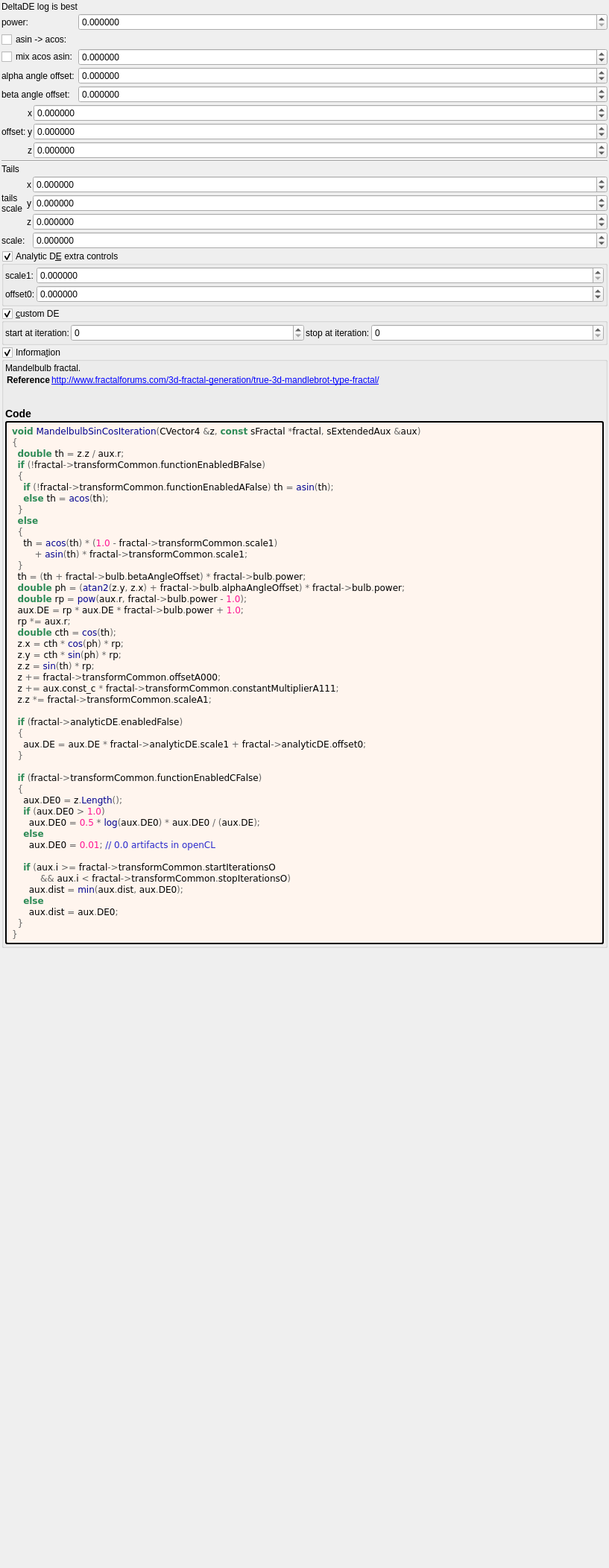
<?xml version="1.0" encoding="UTF-8"?>
<ui version="4.0">
 <class>Form</class>
 <widget class="QWidget" name="Form">
  <property name="geometry">
   <rect>
    <x>0</x>
    <y>0</y>
    <width>817</width>
    <height>2104</height>
   </rect>
  </property>
  <property name="windowTitle">
   <string notr="true">mandelbulb_sin_cos</string>
  </property>
  <layout class="QVBoxLayout" name="verticalLayout">
   <property name="spacing">
    <number>2</number>
   </property>
   <property name="leftMargin">
    <number>2</number>
   </property>
   <property name="topMargin">
    <number>2</number>
   </property>
   <property name="rightMargin">
    <number>2</number>
   </property>
   <property name="bottomMargin">
    <number>2</number>
   </property>
   <item>
    <widget class="QLabel" name="label_44">
     <property name="text">
      <string notr="true">DeltaDE log is best</string>
     </property>
    </widget>
   </item>
   <item>
    <layout class="QGridLayout" name="gridLayout" columnstretch="0,1">
     <property name="spacing">
      <number>2</number>
     </property>
     <item row="1" column="1">
      <widget class="MyDoubleSpinBox" name="spinbox_power">
       <property name="sizePolicy">
        <sizepolicy hsizetype="Minimum" vsizetype="Maximum">
         <horstretch>0</horstretch>
         <verstretch>0</verstretch>
        </sizepolicy>
       </property>
       <property name="prefix">
        <string/>
       </property>
       <property name="suffix">
        <string/>
       </property>
       <property name="decimals">
        <number>6</number>
       </property>
       <property name="minimum">
        <double>0.000000000000000</double>
       </property>
       <property name="maximum">
        <double>99.989999999999995</double>
       </property>
       <property name="singleStep">
        <double>0.100000000000000</double>
       </property>
      </widget>
     </item>
     <item row="2" column="0">
      <widget class="MyCheckBox" name="checkBox_transf_function_enabledA_false">
       <property name="text">
        <string>asin -&gt; acos:</string>
       </property>
      </widget>
     </item>
     <item row="1" column="0">
      <widget class="QLabel" name="label_42">
       <property name="text">
        <string notr="true">power:</string>
       </property>
      </widget>
     </item>
     <item row="5" column="1">
      <widget class="MyDoubleSpinBox" name="spinboxd_beta_angle_offset">
       <property name="sizePolicy">
        <sizepolicy hsizetype="Minimum" vsizetype="Maximum">
         <horstretch>0</horstretch>
         <verstretch>0</verstretch>
        </sizepolicy>
       </property>
       <property name="prefix">
        <string/>
       </property>
       <property name="suffix">
        <string/>
       </property>
       <property name="decimals">
        <number>6</number>
       </property>
       <property name="minimum">
        <double>-36000.000000000000000</double>
       </property>
       <property name="maximum">
        <double>36000.000000000000000</double>
       </property>
       <property name="singleStep">
        <double>0.100000000000000</double>
       </property>
      </widget>
     </item>
     <item row="5" column="0">
      <widget class="QLabel" name="label_9">
       <property name="text">
        <string>beta angle offset:</string>
       </property>
      </widget>
     </item>
     <item row="4" column="1">
      <widget class="MyDoubleSpinBox" name="spinboxd_alpha_angle_offset">
       <property name="sizePolicy">
        <sizepolicy hsizetype="Minimum" vsizetype="Maximum">
         <horstretch>0</horstretch>
         <verstretch>0</verstretch>
        </sizepolicy>
       </property>
       <property name="prefix">
        <string/>
       </property>
       <property name="suffix">
        <string/>
       </property>
       <property name="decimals">
        <number>6</number>
       </property>
       <property name="minimum">
        <double>-36000.000000000000000</double>
       </property>
       <property name="maximum">
        <double>36000.000000000000000</double>
       </property>
       <property name="singleStep">
        <double>0.100000000000000</double>
       </property>
      </widget>
     </item>
     <item row="4" column="0">
      <widget class="QLabel" name="label_8">
       <property name="text">
        <string>alpha angle offset:</string>
       </property>
      </widget>
     </item>
     <item row="3" column="1">
      <widget class="MyDoubleSpinBox" name="spinbox_transf_scale_1">
       <property name="sizePolicy">
        <sizepolicy hsizetype="Minimum" vsizetype="Maximum">
         <horstretch>0</horstretch>
         <verstretch>0</verstretch>
        </sizepolicy>
       </property>
       <property name="prefix">
        <string/>
       </property>
       <property name="suffix">
        <string/>
       </property>
       <property name="decimals">
        <number>6</number>
       </property>
       <property name="minimum">
        <double>-36000.000000000000000</double>
       </property>
       <property name="maximum">
        <double>36000.000000000000000</double>
       </property>
       <property name="singleStep">
        <double>0.100000000000000</double>
       </property>
      </widget>
     </item>
     <item row="3" column="0">
      <widget class="MyCheckBox" name="checkBox_transf_function_enabledB_false">
       <property name="text">
        <string>mix acos asin:</string>
       </property>
      </widget>
     </item>
    </layout>
   </item>
   <item>
    <layout class="QGridLayout" name="gridLayout_14" columnstretch="0,0,1">
     <property name="spacing">
      <number>2</number>
     </property>
     <item row="2" column="2">
      <widget class="MyDoubleSpinBox" name="spinbox3_transf_offsetA_000_z">
       <property name="sizePolicy">
        <sizepolicy hsizetype="Minimum" vsizetype="Maximum">
         <horstretch>0</horstretch>
         <verstretch>0</verstretch>
        </sizepolicy>
       </property>
       <property name="prefix">
        <string/>
       </property>
       <property name="suffix">
        <string/>
       </property>
       <property name="decimals">
        <number>6</number>
       </property>
       <property name="minimum">
        <double>-99.989999999999995</double>
       </property>
       <property name="maximum">
        <double>99.989999999999995</double>
       </property>
       <property name="singleStep">
        <double>0.100000000000000</double>
       </property>
      </widget>
     </item>
     <item row="1" column="2">
      <widget class="MyDoubleSpinBox" name="spinbox3_transf_offsetA_000_y">
       <property name="sizePolicy">
        <sizepolicy hsizetype="Minimum" vsizetype="Maximum">
         <horstretch>0</horstretch>
         <verstretch>0</verstretch>
        </sizepolicy>
       </property>
       <property name="prefix">
        <string/>
       </property>
       <property name="suffix">
        <string/>
       </property>
       <property name="decimals">
        <number>6</number>
       </property>
       <property name="minimum">
        <double>-99.989999999999995</double>
       </property>
       <property name="maximum">
        <double>99.989999999999995</double>
       </property>
       <property name="singleStep">
        <double>0.100000000000000</double>
       </property>
      </widget>
     </item>
     <item row="0" column="2">
      <widget class="MyDoubleSpinBox" name="spinbox3_transf_offsetA_000_x">
       <property name="sizePolicy">
        <sizepolicy hsizetype="Minimum" vsizetype="Maximum">
         <horstretch>0</horstretch>
         <verstretch>0</verstretch>
        </sizepolicy>
       </property>
       <property name="prefix">
        <string/>
       </property>
       <property name="suffix">
        <string/>
       </property>
       <property name="decimals">
        <number>6</number>
       </property>
       <property name="minimum">
        <double>-99.989999999999995</double>
       </property>
       <property name="maximum">
        <double>99.989999999999995</double>
       </property>
       <property name="singleStep">
        <double>0.100000000000000</double>
       </property>
      </widget>
     </item>
     <item row="0" column="1">
      <widget class="QLabel" name="label_114">
       <property name="text">
        <string notr="true">x</string>
       </property>
      </widget>
     </item>
     <item row="1" column="1">
      <widget class="QLabel" name="label_120">
       <property name="text">
        <string notr="true">y</string>
       </property>
      </widget>
     </item>
     <item row="2" column="1">
      <widget class="QLabel" name="label_121">
       <property name="text">
        <string notr="true">z</string>
       </property>
      </widget>
     </item>
     <item row="0" column="0" rowspan="3">
      <widget class="QLabel" name="label_263">
       <property name="text">
        <string>offset:</string>
       </property>
      </widget>
     </item>
    </layout>
   </item>
   <item>
    <widget class="Line" name="line">
     <property name="orientation">
      <enum>Qt::Horizontal</enum>
     </property>
    </widget>
   </item>
   <item>
    <widget class="QLabel" name="label_46">
     <property name="text">
      <string notr="true">Tails</string>
     </property>
    </widget>
   </item>
   <item>
    <layout class="QGridLayout" name="gridLayout_15" columnstretch="0,0,1">
     <property name="spacing">
      <number>2</number>
     </property>
     <item row="0" column="0" rowspan="3">
      <widget class="QLabel" name="label_264">
       <property name="text">
        <string>tails
scale</string>
       </property>
      </widget>
     </item>
     <item row="0" column="1">
      <widget class="QLabel" name="label_115">
       <property name="text">
        <string notr="true">x</string>
       </property>
      </widget>
     </item>
     <item row="0" column="2">
      <widget class="MyDoubleSpinBox" name="spinbox3_transf_scale3D_111_x">
       <property name="sizePolicy">
        <sizepolicy hsizetype="Minimum" vsizetype="Maximum">
         <horstretch>0</horstretch>
         <verstretch>0</verstretch>
        </sizepolicy>
       </property>
       <property name="prefix">
        <string/>
       </property>
       <property name="suffix">
        <string/>
       </property>
       <property name="decimals">
        <number>6</number>
       </property>
       <property name="minimum">
        <double>-99.989999999999995</double>
       </property>
       <property name="maximum">
        <double>99.989999999999995</double>
       </property>
       <property name="singleStep">
        <double>0.100000000000000</double>
       </property>
      </widget>
     </item>
     <item row="2" column="2">
      <widget class="MyDoubleSpinBox" name="spinbox3_transf_scale3D_111_z">
       <property name="sizePolicy">
        <sizepolicy hsizetype="Minimum" vsizetype="Maximum">
         <horstretch>0</horstretch>
         <verstretch>0</verstretch>
        </sizepolicy>
       </property>
       <property name="prefix">
        <string/>
       </property>
       <property name="suffix">
        <string/>
       </property>
       <property name="decimals">
        <number>6</number>
       </property>
       <property name="minimum">
        <double>-99.989999999999995</double>
       </property>
       <property name="maximum">
        <double>99.989999999999995</double>
       </property>
       <property name="singleStep">
        <double>0.100000000000000</double>
       </property>
      </widget>
     </item>
     <item row="1" column="1">
      <widget class="QLabel" name="label_122">
       <property name="text">
        <string notr="true">y</string>
       </property>
      </widget>
     </item>
     <item row="1" column="2">
      <widget class="MyDoubleSpinBox" name="spinbox3_transf_scale3D_111_y">
       <property name="sizePolicy">
        <sizepolicy hsizetype="Minimum" vsizetype="Maximum">
         <horstretch>0</horstretch>
         <verstretch>0</verstretch>
        </sizepolicy>
       </property>
       <property name="prefix">
        <string/>
       </property>
       <property name="suffix">
        <string/>
       </property>
       <property name="decimals">
        <number>6</number>
       </property>
       <property name="minimum">
        <double>-99.989999999999995</double>
       </property>
       <property name="maximum">
        <double>99.989999999999995</double>
       </property>
       <property name="singleStep">
        <double>0.100000000000000</double>
       </property>
      </widget>
     </item>
     <item row="2" column="1">
      <widget class="QLabel" name="label_123">
       <property name="text">
        <string notr="true">z</string>
       </property>
      </widget>
     </item>
     <item row="3" column="2">
      <widget class="MyDoubleSpinBox" name="spinbox_transf_scaleB_1">
       <property name="sizePolicy">
        <sizepolicy hsizetype="Minimum" vsizetype="Maximum">
         <horstretch>0</horstretch>
         <verstretch>0</verstretch>
        </sizepolicy>
       </property>
       <property name="prefix">
        <string/>
       </property>
       <property name="suffix">
        <string/>
       </property>
       <property name="decimals">
        <number>6</number>
       </property>
       <property name="minimum">
        <double>-36000.000000000000000</double>
       </property>
       <property name="maximum">
        <double>36000.000000000000000</double>
       </property>
       <property name="singleStep">
        <double>0.100000000000000</double>
       </property>
      </widget>
     </item>
     <item row="3" column="0">
      <widget class="QLabel" name="label_45">
       <property name="text">
        <string notr="true">scale:</string>
       </property>
      </widget>
     </item>
    </layout>
   </item>
   <item>
    <widget class="MyGroupBox" name="groupCheck_analyticDE_enabled_false">
     <property name="title">
      <string>Analytic D&amp;E extra controls</string>
     </property>
     <property name="checkable">
      <bool>true</bool>
     </property>
     <layout class="QVBoxLayout" name="verticalLayout_12" stretch="0">
      <property name="spacing">
       <number>2</number>
      </property>
      <property name="leftMargin">
       <number>2</number>
      </property>
      <property name="topMargin">
       <number>2</number>
      </property>
      <property name="rightMargin">
       <number>2</number>
      </property>
      <property name="bottomMargin">
       <number>2</number>
      </property>
      <item>
       <layout class="QGridLayout" name="gridLayout_28" columnstretch="0,0,1">
        <property name="spacing">
         <number>2</number>
        </property>
        <item row="0" column="1">
         <widget class="QLabel" name="label_179">
          <property name="text">
           <string>scale1:</string>
          </property>
         </widget>
        </item>
        <item row="0" column="2">
         <widget class="MyDoubleSpinBox" name="spinbox_analyticDE_scale_1">
          <property name="sizePolicy">
           <sizepolicy hsizetype="Minimum" vsizetype="Maximum">
            <horstretch>0</horstretch>
            <verstretch>0</verstretch>
           </sizepolicy>
          </property>
          <property name="prefix">
           <string/>
          </property>
          <property name="suffix">
           <string/>
          </property>
          <property name="decimals">
           <number>6</number>
          </property>
          <property name="minimum">
           <double>0.000000000000000</double>
          </property>
          <property name="maximum">
           <double>99.989999999999995</double>
          </property>
          <property name="singleStep">
           <double>0.010000000000000</double>
          </property>
         </widget>
        </item>
        <item row="1" column="2">
         <widget class="MyDoubleSpinBox" name="spinbox_analyticDE_offset_0">
          <property name="sizePolicy">
           <sizepolicy hsizetype="Minimum" vsizetype="Maximum">
            <horstretch>0</horstretch>
            <verstretch>0</verstretch>
           </sizepolicy>
          </property>
          <property name="prefix">
           <string/>
          </property>
          <property name="suffix">
           <string/>
          </property>
          <property name="decimals">
           <number>6</number>
          </property>
          <property name="minimum">
           <double>-99.989999999999995</double>
          </property>
          <property name="maximum">
           <double>99.989999999999995</double>
          </property>
          <property name="singleStep">
           <double>0.100000000000000</double>
          </property>
         </widget>
        </item>
        <item row="1" column="1">
         <widget class="QLabel" name="label_180">
          <property name="text">
           <string>offset0:</string>
          </property>
         </widget>
        </item>
       </layout>
      </item>
     </layout>
    </widget>
   </item>
   <item>
    <widget class="MyGroupBox" name="groupCheck_transf_function_enabledC_false">
     <property name="title">
      <string>&amp;custom DE</string>
     </property>
     <property name="checkable">
      <bool>true</bool>
     </property>
     <layout class="QVBoxLayout" name="verticalLayout_11" stretch="0">
      <property name="spacing">
       <number>2</number>
      </property>
      <property name="leftMargin">
       <number>2</number>
      </property>
      <property name="topMargin">
       <number>2</number>
      </property>
      <property name="rightMargin">
       <number>2</number>
      </property>
      <property name="bottomMargin">
       <number>2</number>
      </property>
      <item>
       <layout class="QHBoxLayout" name="horizontalLayout_3" stretch="0,1,0,1">
        <item>
         <widget class="QLabel" name="label_76">
          <property name="text">
           <string>start at iteration:</string>
          </property>
         </widget>
        </item>
        <item>
         <widget class="MySpinBox" name="spinboxInt_transf_start_iterations_O">
          <property name="sizePolicy">
           <sizepolicy hsizetype="Minimum" vsizetype="Maximum">
            <horstretch>0</horstretch>
            <verstretch>0</verstretch>
           </sizepolicy>
          </property>
          <property name="minimum">
           <number>0</number>
          </property>
          <property name="maximum">
           <number>999</number>
          </property>
          <property name="value">
           <number>0</number>
          </property>
         </widget>
        </item>
        <item>
         <widget class="QLabel" name="label_60">
          <property name="text">
           <string>stop at iteration:</string>
          </property>
         </widget>
        </item>
        <item>
         <widget class="MySpinBox" name="spinboxInt_transf_stop_iterations_O">
          <property name="sizePolicy">
           <sizepolicy hsizetype="Preferred" vsizetype="Maximum">
            <horstretch>0</horstretch>
            <verstretch>0</verstretch>
           </sizepolicy>
          </property>
          <property name="maximum">
           <number>999</number>
          </property>
         </widget>
        </item>
       </layout>
      </item>
     </layout>
    </widget>
   </item>
   <item>
    <widget class="MyGroupBox" name="groupCheck_info">
     <property name="title">
      <string>Informa&amp;tion</string>
     </property>
     <property name="flat">
      <bool>false</bool>
     </property>
     <property name="checkable">
      <bool>true</bool>
     </property>
     <layout class="QVBoxLayout" name="verticalLayout_2">
      <property name="spacing">
       <number>2</number>
      </property>
      <property name="leftMargin">
       <number>2</number>
      </property>
      <property name="topMargin">
       <number>2</number>
      </property>
      <property name="rightMargin">
       <number>2</number>
      </property>
      <property name="bottomMargin">
       <number>2</number>
      </property>
      <item>
       <widget class="QLabel" name="label_information_general">
        <property name="text">
         <string notr="true">&lt;p&gt;Mandelbulb fractal.&lt;/p&gt;&lt;table&gt;
&lt;tr&gt;&lt;th&gt;Reference&lt;/th&gt;&lt;td&gt;&lt;a href=&quot;http://www.fractalforums.com/3d-fractal-generation/true-3d-mandlebrot-type-fractal/&quot;&gt;http://www.fractalforums.com/3d-fractal-generation/true-3d-mandlebrot-type-fractal/&lt;br&gt;
&lt;/td&gt;&lt;/tr&gt;
&lt;/table&gt;
&lt;h3&gt;Code&lt;/h3&gt;</string>
        </property>
        <property name="wordWrap">
         <bool>true</bool>
        </property>
        <property name="openExternalLinks">
         <bool>true</bool>
        </property>
        <property name="textInteractionFlags">
         <set>Qt::LinksAccessibleByMouse|Qt::TextSelectableByMouse</set>
        </property>
       </widget>
      </item>
      <item>
       <widget class="QLabel" name="label_code_content">
        <property name="styleSheet">
         <string notr="true">border-style: outset; border-width: 2px; border-radius: 3px; border-color: black; background-color: #fff5ee; padding: 4px;</string>
        </property>
        <property name="text">
         <string notr="true">&lt;body style=&quot;background-color:#fff5ee&quot;&gt;
&lt;pre style=&quot;color:#000000; background-color:#fff5ee;  font-family:'Courier New',monospace;&quot;&gt;&lt;span style=&quot;color:#2e8b57; font-weight:bold&quot;&gt;void&lt;/span&gt; &lt;span style=&quot;color:#00008f&quot;&gt;MandelbulbSinCosIteration&lt;/span&gt;&lt;span style=&quot;color:#676767&quot;&gt;(&lt;/span&gt;CVector4 &lt;span style=&quot;color:#676767&quot;&gt;&amp;amp;&lt;/span&gt;z&lt;span style=&quot;color:#676767&quot;&gt;,&lt;/span&gt; &lt;span style=&quot;color:#2e8b57; font-weight:bold&quot;&gt;const&lt;/span&gt; sFractal &lt;span style=&quot;color:#676767&quot;&gt;*&lt;/span&gt;fractal&lt;span style=&quot;color:#676767&quot;&gt;,&lt;/span&gt; sExtendedAux &lt;span style=&quot;color:#676767&quot;&gt;&amp;amp;&lt;/span&gt;aux&lt;span style=&quot;color:#676767&quot;&gt;)&lt;/span&gt;
&lt;span style=&quot;color:#676767&quot;&gt;{&lt;/span&gt;
  &lt;span style=&quot;color:#2e8b57; font-weight:bold&quot;&gt;double&lt;/span&gt; th &lt;span style=&quot;color:#676767&quot;&gt;=&lt;/span&gt; z&lt;span style=&quot;color:#676767&quot;&gt;.&lt;/span&gt;z &lt;span style=&quot;color:#676767&quot;&gt;/&lt;/span&gt; aux&lt;span style=&quot;color:#676767&quot;&gt;.&lt;/span&gt;r&lt;span style=&quot;color:#676767&quot;&gt;;&lt;/span&gt;
  &lt;span style=&quot;color:#2e8b57; font-weight:bold&quot;&gt;if&lt;/span&gt; &lt;span style=&quot;color:#676767&quot;&gt;(!&lt;/span&gt;fractal&lt;span style=&quot;color:#676767&quot;&gt;-&amp;gt;&lt;/span&gt;transformCommon&lt;span style=&quot;color:#676767&quot;&gt;.&lt;/span&gt;functionEnabledBFalse&lt;span style=&quot;color:#676767&quot;&gt;)&lt;/span&gt;
  &lt;span style=&quot;color:#676767&quot;&gt;{&lt;/span&gt;
    &lt;span style=&quot;color:#2e8b57; font-weight:bold&quot;&gt;if&lt;/span&gt; &lt;span style=&quot;color:#676767&quot;&gt;(!&lt;/span&gt;fractal&lt;span style=&quot;color:#676767&quot;&gt;-&amp;gt;&lt;/span&gt;transformCommon&lt;span style=&quot;color:#676767&quot;&gt;.&lt;/span&gt;functionEnabledAFalse&lt;span style=&quot;color:#676767&quot;&gt;)&lt;/span&gt; th &lt;span style=&quot;color:#676767&quot;&gt;=&lt;/span&gt; &lt;span style=&quot;color:#00008f&quot;&gt;asin&lt;/span&gt;&lt;span style=&quot;color:#676767&quot;&gt;(&lt;/span&gt;th&lt;span style=&quot;color:#676767&quot;&gt;);&lt;/span&gt;
    &lt;span style=&quot;color:#2e8b57; font-weight:bold&quot;&gt;else&lt;/span&gt; th &lt;span style=&quot;color:#676767&quot;&gt;=&lt;/span&gt; &lt;span style=&quot;color:#00008f&quot;&gt;acos&lt;/span&gt;&lt;span style=&quot;color:#676767&quot;&gt;(&lt;/span&gt;th&lt;span style=&quot;color:#676767&quot;&gt;);&lt;/span&gt;
  &lt;span style=&quot;color:#676767&quot;&gt;}&lt;/span&gt;
  &lt;span style=&quot;color:#2e8b57; font-weight:bold&quot;&gt;else&lt;/span&gt;
  &lt;span style=&quot;color:#676767&quot;&gt;{&lt;/span&gt;
    th &lt;span style=&quot;color:#676767&quot;&gt;=&lt;/span&gt; &lt;span style=&quot;color:#00008f&quot;&gt;acos&lt;/span&gt;&lt;span style=&quot;color:#676767&quot;&gt;(&lt;/span&gt;th&lt;span style=&quot;color:#676767&quot;&gt;) * (&lt;/span&gt;&lt;span style=&quot;color:#ff1493&quot;&gt;1.0&lt;/span&gt; &lt;span style=&quot;color:#676767&quot;&gt;-&lt;/span&gt; fractal&lt;span style=&quot;color:#676767&quot;&gt;-&amp;gt;&lt;/span&gt;transformCommon&lt;span style=&quot;color:#676767&quot;&gt;.&lt;/span&gt;scale1&lt;span style=&quot;color:#676767&quot;&gt;)&lt;/span&gt;
        &lt;span style=&quot;color:#676767&quot;&gt;+&lt;/span&gt; &lt;span style=&quot;color:#00008f&quot;&gt;asin&lt;/span&gt;&lt;span style=&quot;color:#676767&quot;&gt;(&lt;/span&gt;th&lt;span style=&quot;color:#676767&quot;&gt;) *&lt;/span&gt; fractal&lt;span style=&quot;color:#676767&quot;&gt;-&amp;gt;&lt;/span&gt;transformCommon&lt;span style=&quot;color:#676767&quot;&gt;.&lt;/span&gt;scale1&lt;span style=&quot;color:#676767&quot;&gt;;&lt;/span&gt;
  &lt;span style=&quot;color:#676767&quot;&gt;}&lt;/span&gt;
  th &lt;span style=&quot;color:#676767&quot;&gt;= (&lt;/span&gt;th &lt;span style=&quot;color:#676767&quot;&gt;+&lt;/span&gt; fractal&lt;span style=&quot;color:#676767&quot;&gt;-&amp;gt;&lt;/span&gt;bulb&lt;span style=&quot;color:#676767&quot;&gt;.&lt;/span&gt;betaAngleOffset&lt;span style=&quot;color:#676767&quot;&gt;) *&lt;/span&gt; fractal&lt;span style=&quot;color:#676767&quot;&gt;-&amp;gt;&lt;/span&gt;bulb&lt;span style=&quot;color:#676767&quot;&gt;.&lt;/span&gt;power&lt;span style=&quot;color:#676767&quot;&gt;;&lt;/span&gt;
  &lt;span style=&quot;color:#2e8b57; font-weight:bold&quot;&gt;double&lt;/span&gt; ph &lt;span style=&quot;color:#676767&quot;&gt;= (&lt;/span&gt;&lt;span style=&quot;color:#00008f&quot;&gt;atan2&lt;/span&gt;&lt;span style=&quot;color:#676767&quot;&gt;(&lt;/span&gt;z&lt;span style=&quot;color:#676767&quot;&gt;.&lt;/span&gt;y&lt;span style=&quot;color:#676767&quot;&gt;,&lt;/span&gt; z&lt;span style=&quot;color:#676767&quot;&gt;.&lt;/span&gt;x&lt;span style=&quot;color:#676767&quot;&gt;) +&lt;/span&gt; fractal&lt;span style=&quot;color:#676767&quot;&gt;-&amp;gt;&lt;/span&gt;bulb&lt;span style=&quot;color:#676767&quot;&gt;.&lt;/span&gt;alphaAngleOffset&lt;span style=&quot;color:#676767&quot;&gt;) *&lt;/span&gt; fractal&lt;span style=&quot;color:#676767&quot;&gt;-&amp;gt;&lt;/span&gt;bulb&lt;span style=&quot;color:#676767&quot;&gt;.&lt;/span&gt;power&lt;span style=&quot;color:#676767&quot;&gt;;&lt;/span&gt;
  &lt;span style=&quot;color:#2e8b57; font-weight:bold&quot;&gt;double&lt;/span&gt; rp &lt;span style=&quot;color:#676767&quot;&gt;=&lt;/span&gt; &lt;span style=&quot;color:#00008f&quot;&gt;pow&lt;/span&gt;&lt;span style=&quot;color:#676767&quot;&gt;(&lt;/span&gt;aux&lt;span style=&quot;color:#676767&quot;&gt;.&lt;/span&gt;r&lt;span style=&quot;color:#676767&quot;&gt;,&lt;/span&gt; fractal&lt;span style=&quot;color:#676767&quot;&gt;-&amp;gt;&lt;/span&gt;bulb&lt;span style=&quot;color:#676767&quot;&gt;.&lt;/span&gt;power &lt;span style=&quot;color:#676767&quot;&gt;-&lt;/span&gt; &lt;span style=&quot;color:#ff1493&quot;&gt;1.0&lt;/span&gt;&lt;span style=&quot;color:#676767&quot;&gt;);&lt;/span&gt;
  aux&lt;span style=&quot;color:#676767&quot;&gt;.&lt;/span&gt;DE &lt;span style=&quot;color:#676767&quot;&gt;=&lt;/span&gt; rp &lt;span style=&quot;color:#676767&quot;&gt;*&lt;/span&gt; aux&lt;span style=&quot;color:#676767&quot;&gt;.&lt;/span&gt;DE &lt;span style=&quot;color:#676767&quot;&gt;*&lt;/span&gt; fractal&lt;span style=&quot;color:#676767&quot;&gt;-&amp;gt;&lt;/span&gt;bulb&lt;span style=&quot;color:#676767&quot;&gt;.&lt;/span&gt;power &lt;span style=&quot;color:#676767&quot;&gt;+&lt;/span&gt; &lt;span style=&quot;color:#ff1493&quot;&gt;1.0&lt;/span&gt;&lt;span style=&quot;color:#676767&quot;&gt;;&lt;/span&gt;
  rp &lt;span style=&quot;color:#676767&quot;&gt;*=&lt;/span&gt; aux&lt;span style=&quot;color:#676767&quot;&gt;.&lt;/span&gt;r&lt;span style=&quot;color:#676767&quot;&gt;;&lt;/span&gt;
  &lt;span style=&quot;color:#2e8b57; font-weight:bold&quot;&gt;double&lt;/span&gt; cth &lt;span style=&quot;color:#676767&quot;&gt;=&lt;/span&gt; &lt;span style=&quot;color:#00008f&quot;&gt;cos&lt;/span&gt;&lt;span style=&quot;color:#676767&quot;&gt;(&lt;/span&gt;th&lt;span style=&quot;color:#676767&quot;&gt;);&lt;/span&gt;
  z&lt;span style=&quot;color:#676767&quot;&gt;.&lt;/span&gt;x &lt;span style=&quot;color:#676767&quot;&gt;=&lt;/span&gt; cth &lt;span style=&quot;color:#676767&quot;&gt;*&lt;/span&gt; &lt;span style=&quot;color:#00008f&quot;&gt;cos&lt;/span&gt;&lt;span style=&quot;color:#676767&quot;&gt;(&lt;/span&gt;ph&lt;span style=&quot;color:#676767&quot;&gt;) *&lt;/span&gt; rp&lt;span style=&quot;color:#676767&quot;&gt;;&lt;/span&gt;
  z&lt;span style=&quot;color:#676767&quot;&gt;.&lt;/span&gt;y &lt;span style=&quot;color:#676767&quot;&gt;=&lt;/span&gt; cth &lt;span style=&quot;color:#676767&quot;&gt;*&lt;/span&gt; &lt;span style=&quot;color:#00008f&quot;&gt;sin&lt;/span&gt;&lt;span style=&quot;color:#676767&quot;&gt;(&lt;/span&gt;ph&lt;span style=&quot;color:#676767&quot;&gt;) *&lt;/span&gt; rp&lt;span style=&quot;color:#676767&quot;&gt;;&lt;/span&gt;
  z&lt;span style=&quot;color:#676767&quot;&gt;.&lt;/span&gt;z &lt;span style=&quot;color:#676767&quot;&gt;=&lt;/span&gt; &lt;span style=&quot;color:#00008f&quot;&gt;sin&lt;/span&gt;&lt;span style=&quot;color:#676767&quot;&gt;(&lt;/span&gt;th&lt;span style=&quot;color:#676767&quot;&gt;) *&lt;/span&gt; rp&lt;span style=&quot;color:#676767&quot;&gt;;&lt;/span&gt;
  z &lt;span style=&quot;color:#676767&quot;&gt;+=&lt;/span&gt; fractal&lt;span style=&quot;color:#676767&quot;&gt;-&amp;gt;&lt;/span&gt;transformCommon&lt;span style=&quot;color:#676767&quot;&gt;.&lt;/span&gt;offsetA000&lt;span style=&quot;color:#676767&quot;&gt;;&lt;/span&gt;
  z &lt;span style=&quot;color:#676767&quot;&gt;+=&lt;/span&gt; aux&lt;span style=&quot;color:#676767&quot;&gt;.&lt;/span&gt;const_c &lt;span style=&quot;color:#676767&quot;&gt;*&lt;/span&gt; fractal&lt;span style=&quot;color:#676767&quot;&gt;-&amp;gt;&lt;/span&gt;transformCommon&lt;span style=&quot;color:#676767&quot;&gt;.&lt;/span&gt;constantMultiplierA111&lt;span style=&quot;color:#676767&quot;&gt;;&lt;/span&gt;
  z&lt;span style=&quot;color:#676767&quot;&gt;.&lt;/span&gt;z &lt;span style=&quot;color:#676767&quot;&gt;*=&lt;/span&gt; fractal&lt;span style=&quot;color:#676767&quot;&gt;-&amp;gt;&lt;/span&gt;transformCommon&lt;span style=&quot;color:#676767&quot;&gt;.&lt;/span&gt;scaleA1&lt;span style=&quot;color:#676767&quot;&gt;;&lt;/span&gt;

  &lt;span style=&quot;color:#2e8b57; font-weight:bold&quot;&gt;if&lt;/span&gt; &lt;span style=&quot;color:#676767&quot;&gt;(&lt;/span&gt;fractal&lt;span style=&quot;color:#676767&quot;&gt;-&amp;gt;&lt;/span&gt;analyticDE&lt;span style=&quot;color:#676767&quot;&gt;.&lt;/span&gt;enabledFalse&lt;span style=&quot;color:#676767&quot;&gt;)&lt;/span&gt;
  &lt;span style=&quot;color:#676767&quot;&gt;{&lt;/span&gt;
    aux&lt;span style=&quot;color:#676767&quot;&gt;.&lt;/span&gt;DE &lt;span style=&quot;color:#676767&quot;&gt;=&lt;/span&gt; aux&lt;span style=&quot;color:#676767&quot;&gt;.&lt;/span&gt;DE &lt;span style=&quot;color:#676767&quot;&gt;*&lt;/span&gt; fractal&lt;span style=&quot;color:#676767&quot;&gt;-&amp;gt;&lt;/span&gt;analyticDE&lt;span style=&quot;color:#676767&quot;&gt;.&lt;/span&gt;scale1 &lt;span style=&quot;color:#676767&quot;&gt;+&lt;/span&gt; fractal&lt;span style=&quot;color:#676767&quot;&gt;-&amp;gt;&lt;/span&gt;analyticDE&lt;span style=&quot;color:#676767&quot;&gt;.&lt;/span&gt;offset0&lt;span style=&quot;color:#676767&quot;&gt;;&lt;/span&gt;
  &lt;span style=&quot;color:#676767&quot;&gt;}&lt;/span&gt;

  &lt;span style=&quot;color:#2e8b57; font-weight:bold&quot;&gt;if&lt;/span&gt; &lt;span style=&quot;color:#676767&quot;&gt;(&lt;/span&gt;fractal&lt;span style=&quot;color:#676767&quot;&gt;-&amp;gt;&lt;/span&gt;transformCommon&lt;span style=&quot;color:#676767&quot;&gt;.&lt;/span&gt;functionEnabledCFalse&lt;span style=&quot;color:#676767&quot;&gt;)&lt;/span&gt;
  &lt;span style=&quot;color:#676767&quot;&gt;{&lt;/span&gt;
    aux&lt;span style=&quot;color:#676767&quot;&gt;.&lt;/span&gt;DE0 &lt;span style=&quot;color:#676767&quot;&gt;=&lt;/span&gt; z&lt;span style=&quot;color:#676767&quot;&gt;.&lt;/span&gt;&lt;span style=&quot;color:#00008f&quot;&gt;Length&lt;/span&gt;&lt;span style=&quot;color:#676767&quot;&gt;();&lt;/span&gt;
    &lt;span style=&quot;color:#2e8b57; font-weight:bold&quot;&gt;if&lt;/span&gt; &lt;span style=&quot;color:#676767&quot;&gt;(&lt;/span&gt;aux&lt;span style=&quot;color:#676767&quot;&gt;.&lt;/span&gt;DE0 &lt;span style=&quot;color:#676767&quot;&gt;&amp;gt;&lt;/span&gt; &lt;span style=&quot;color:#ff1493&quot;&gt;1.0&lt;/span&gt;&lt;span style=&quot;color:#676767&quot;&gt;)&lt;/span&gt;
      aux&lt;span style=&quot;color:#676767&quot;&gt;.&lt;/span&gt;DE0 &lt;span style=&quot;color:#676767&quot;&gt;=&lt;/span&gt; &lt;span style=&quot;color:#ff1493&quot;&gt;0.5&lt;/span&gt; &lt;span style=&quot;color:#676767&quot;&gt;*&lt;/span&gt; &lt;span style=&quot;color:#00008f&quot;&gt;log&lt;/span&gt;&lt;span style=&quot;color:#676767&quot;&gt;(&lt;/span&gt;aux&lt;span style=&quot;color:#676767&quot;&gt;.&lt;/span&gt;DE0&lt;span style=&quot;color:#676767&quot;&gt;) *&lt;/span&gt; aux&lt;span style=&quot;color:#676767&quot;&gt;.&lt;/span&gt;DE0 &lt;span style=&quot;color:#676767&quot;&gt;/ (&lt;/span&gt;aux&lt;span style=&quot;color:#676767&quot;&gt;.&lt;/span&gt;DE&lt;span style=&quot;color:#676767&quot;&gt;);&lt;/span&gt;
    &lt;span style=&quot;color:#2e8b57; font-weight:bold&quot;&gt;else&lt;/span&gt;
      aux&lt;span style=&quot;color:#676767&quot;&gt;.&lt;/span&gt;DE0 &lt;span style=&quot;color:#676767&quot;&gt;=&lt;/span&gt; &lt;span style=&quot;color:#ff1493&quot;&gt;0.01&lt;/span&gt;&lt;span style=&quot;color:#676767&quot;&gt;;&lt;/span&gt; &lt;span style=&quot;color:#2929cc&quot;&gt;// 0.0 artifacts in openCL&lt;/span&gt;

    &lt;span style=&quot;color:#2e8b57; font-weight:bold&quot;&gt;if&lt;/span&gt; &lt;span style=&quot;color:#676767&quot;&gt;(&lt;/span&gt;aux&lt;span style=&quot;color:#676767&quot;&gt;.&lt;/span&gt;i &lt;span style=&quot;color:#676767&quot;&gt;&amp;gt;=&lt;/span&gt; fractal&lt;span style=&quot;color:#676767&quot;&gt;-&amp;gt;&lt;/span&gt;transformCommon&lt;span style=&quot;color:#676767&quot;&gt;.&lt;/span&gt;startIterationsO
          &lt;span style=&quot;color:#676767&quot;&gt;&amp;amp;&amp;amp;&lt;/span&gt; aux&lt;span style=&quot;color:#676767&quot;&gt;.&lt;/span&gt;i &lt;span style=&quot;color:#676767&quot;&gt;&amp;lt;&lt;/span&gt; fractal&lt;span style=&quot;color:#676767&quot;&gt;-&amp;gt;&lt;/span&gt;transformCommon&lt;span style=&quot;color:#676767&quot;&gt;.&lt;/span&gt;stopIterationsO&lt;span style=&quot;color:#676767&quot;&gt;)&lt;/span&gt;
      aux&lt;span style=&quot;color:#676767&quot;&gt;.&lt;/span&gt;dist &lt;span style=&quot;color:#676767&quot;&gt;=&lt;/span&gt; &lt;span style=&quot;color:#00008f&quot;&gt;min&lt;/span&gt;&lt;span style=&quot;color:#676767&quot;&gt;(&lt;/span&gt;aux&lt;span style=&quot;color:#676767&quot;&gt;.&lt;/span&gt;dist&lt;span style=&quot;color:#676767&quot;&gt;,&lt;/span&gt; aux&lt;span style=&quot;color:#676767&quot;&gt;.&lt;/span&gt;DE0&lt;span style=&quot;color:#676767&quot;&gt;);&lt;/span&gt;
    &lt;span style=&quot;color:#2e8b57; font-weight:bold&quot;&gt;else&lt;/span&gt;
      aux&lt;span style=&quot;color:#676767&quot;&gt;.&lt;/span&gt;dist &lt;span style=&quot;color:#676767&quot;&gt;=&lt;/span&gt; aux&lt;span style=&quot;color:#676767&quot;&gt;.&lt;/span&gt;DE0&lt;span style=&quot;color:#676767&quot;&gt;;&lt;/span&gt;
  &lt;span style=&quot;color:#676767&quot;&gt;}&lt;/span&gt;
&lt;span style=&quot;color:#676767&quot;&gt;}&lt;/span&gt;
&lt;/pre&gt;
&lt;/body&gt;</string>
        </property>
        <property name="wordWrap">
         <bool>true</bool>
        </property>
        <property name="openExternalLinks">
         <bool>true</bool>
        </property>
        <property name="textInteractionFlags">
         <set>Qt::LinksAccessibleByMouse|Qt::TextSelectableByMouse</set>
        </property>
       </widget>
      </item>
     </layout>
    </widget>
   </item>
   <item>
    <spacer name="verticalSpacer">
     <property name="orientation">
      <enum>Qt::Vertical</enum>
     </property>
     <property name="sizeHint" stdset="0">
      <size>
       <width>20</width>
       <height>40</height>
      </size>
     </property>
    </spacer>
   </item>
  </layout>
 </widget>
 <customwidgets>
  <customwidget>
   <class>MyDoubleSpinBox</class>
   <extends>QDoubleSpinBox</extends>
   <header>my_double_spin_box.h</header>
  </customwidget>
  <customwidget>
   <class>MyGroupBox</class>
   <extends>QGroupBox</extends>
   <header>my_group_box.h</header>
   <container>1</container>
  </customwidget>
  <customwidget>
   <class>MyCheckBox</class>
   <extends>QCheckBox</extends>
   <header>my_check_box.h</header>
  </customwidget>
  <customwidget>
   <class>MySpinBox</class>
   <extends>QSpinBox</extends>
   <header>my_spin_box.h</header>
  </customwidget>
 </customwidgets>
 <tabstops>
  <tabstop>spinbox_power</tabstop>
  <tabstop>spinboxd_alpha_angle_offset</tabstop>
  <tabstop>spinboxd_beta_angle_offset</tabstop>
 </tabstops>
 <resources/>
 <connections>
  <connection>
   <sender>checkBox_transf_function_enabledB_false</sender>
   <signal>toggled(bool)</signal>
   <receiver>checkBox_transf_function_enabledA_false</receiver>
   <slot>setDisabled(bool)</slot>
   <hints>
    <hint type="sourcelabel">
     <x>64</x>
     <y>61</y>
    </hint>
    <hint type="destinationlabel">
     <x>101</x>
     <y>41</y>
    </hint>
   </hints>
  </connection>
 </connections>
</ui>
